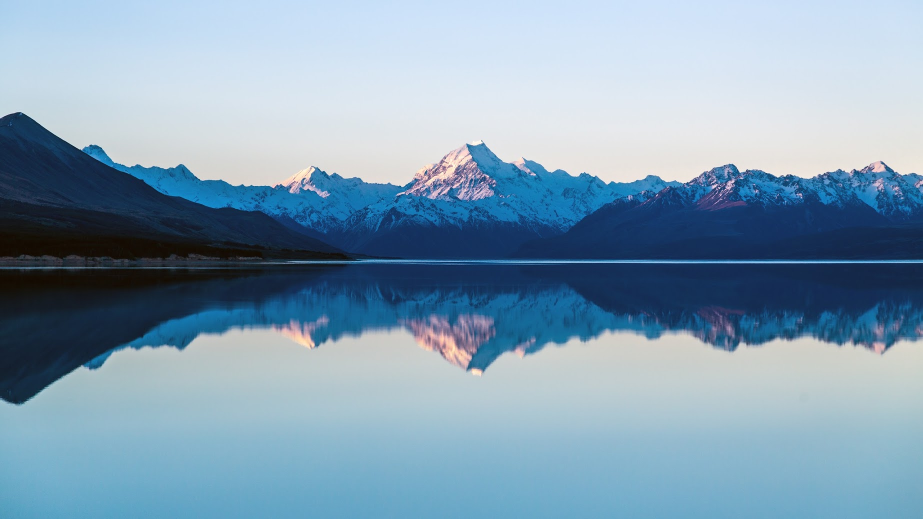
#> input picture image/a.jpg, 1845 x 1038 px (shown at 1/2 size)
$ python db_contours_max.py
#> lines starting #> are read from the running program, lines starting #| are printed output that depends on the picture; after the words box and inside, x2 and y2 are one past the last pixel; in counts of white or black regions, pixels touching at a corner belong together
import cv2
import numpy as np

img = cv2.imread("./image/a.jpg")
#> img is the input picture: shape (1038, 1845, 3); mean B, G, R 179.1, 158.3, 130.4
img = cv2.resize(img, (640,480))
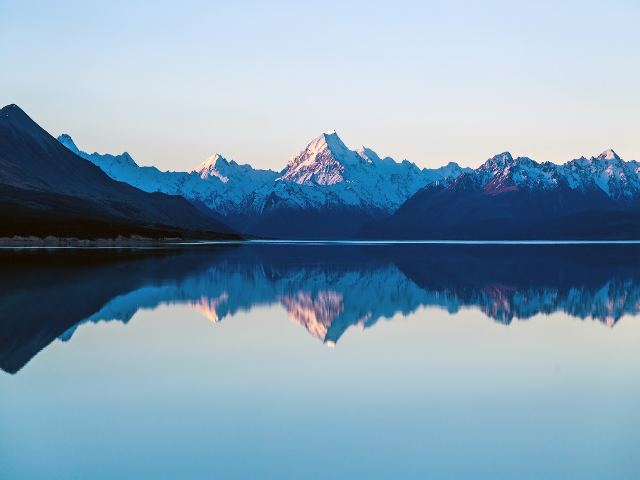
#> img: shape (480, 640, 3); mean B, G, R 179, 158.3, 130.4
img_gray = cv2.imread("./image/a.jpg", 0)
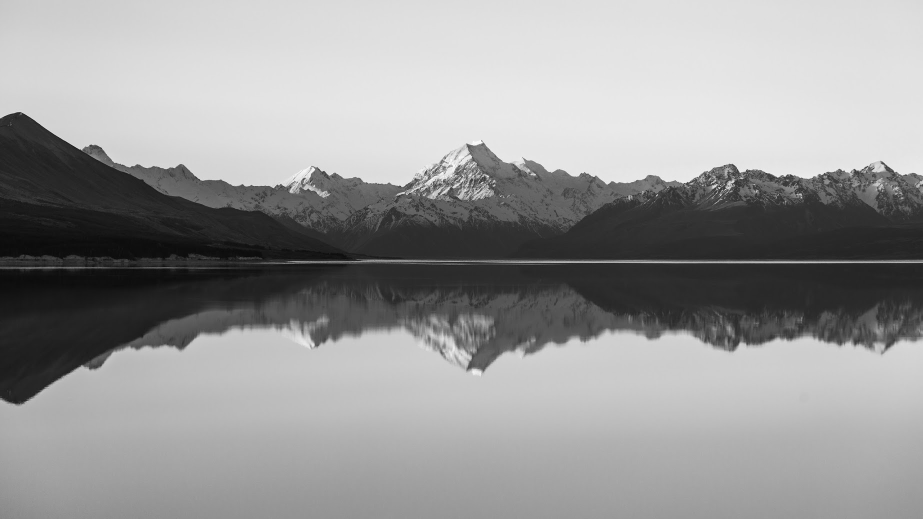
#> img_gray: shape (1038, 1845) (shown at 1/2 size); min 0, max 255, mean 152.3
img_gray = cv2.resize(img_gray, (640,480))
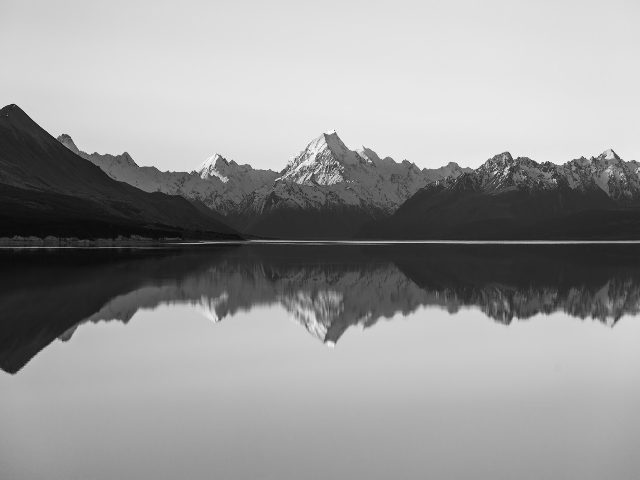
#> img_gray: shape (480, 640); min 9, max 251, mean 152.3
thresh, img1 = cv2.threshold(img_gray, 0, 255, cv2.THRESH_OTSU)
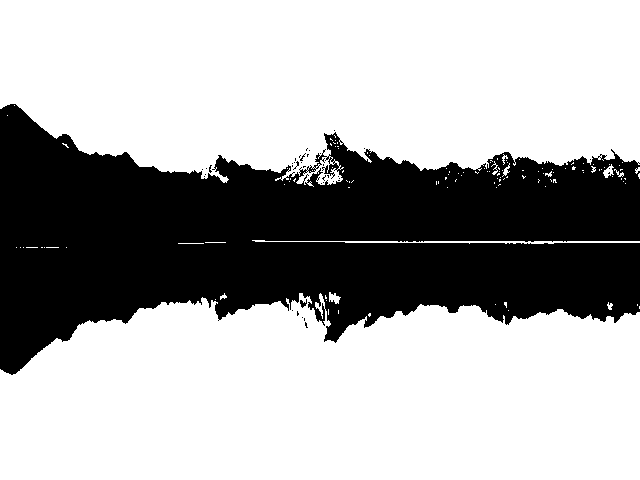
#> img1: shape (480, 640); 67.1% white; 39 black regions (37 under 20 px)
#> thresh = 127
cv2.imshow("anh binary", img1)

img_2 = img.copy()
img_3 = img.copy()
img_4 = img.copy()
img_5 = img.copy()

contours, hierarchy = cv2.findContours(img1, cv2.RETR_TREE, cv2.CHAIN_APPROX_SIMPLE)
#> contours = 226 contours, 215 with area under 20; largest, box (x1, y1, x2, y2) and area: (0, 293, 640, 480) 102694, (0, 0, 640, 187) 100562, (252, 240, 640, 244) 312, (323, 162, 340, 177) 122, (313, 152, 328, 169) 92

if len(contours) != 0:
    # Vẽ contour tìm đc lên hình gốc
    cv2.drawContours(img, contours, -1, 255, 3)

    #  tìm contour lớn nhất
    areas = [cv2.contourArea(c) for c in contours]
#> areas = 226 values, max 102694.5 at index 12, min 0 at index 1, mean 905.2
    max_index = np.argmax(areas)
#> max_index = 12
    min_index = np.argmin(areas)
#> min_index = 1
    cnt = contours[max_index]
#> cnt = contour of 614 points, box (x1, y1, x2, y2) (0, 293, 640, 480), area 102694
    # Vẽ hình bao quanh contours lớn nhất
    x, y, w, h = cv2.boundingRect(cnt)
#> x = 0; y = 293; w = 640; h = 187
    cv2.rectangle(img, (x, y), (x + w, y + h), (0, 0, 255), 2)
    cv2.drawContours(img, contours[max_index], -1, (0, 255, 255), 3)
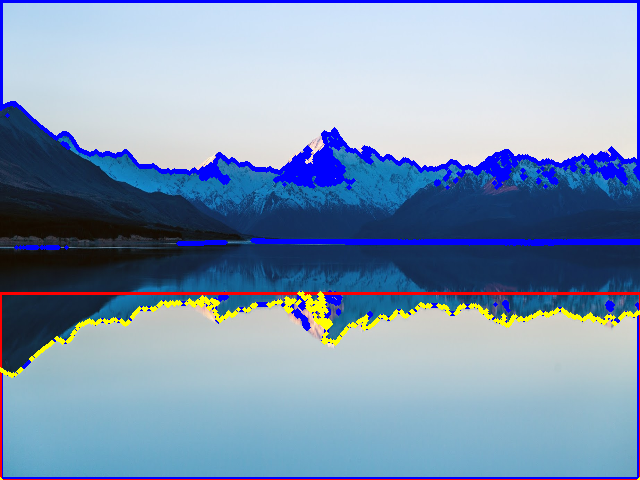
#> img: shape (480, 640, 3); mean B, G, R 179.4, 150.7, 127.6
    cv2.drawContours(img, contours[min_index], -1, (0, 255, 255), 3)
#> img: shape (480, 640, 3); under 0.01% of pixels changed, all inside (x1, y1, x2, y2) = (506, 308, 511, 313)

    mask = np.zeros(img.shape[:2],np.uint8)
    mask[y:y+h, x:x+w] = 255
    mask_img = cv2.bitwise_and(img1,img1,mask=mask)
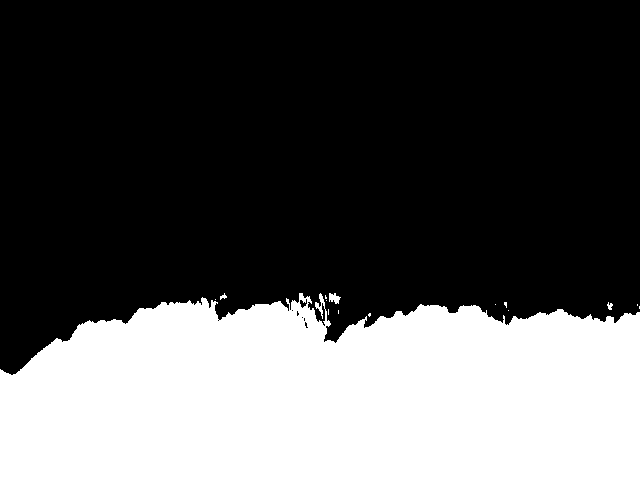
#> mask_img: shape (480, 640); 33.8% white; 15 white regions (11 under 20 px), largest, box (x1, y1, x2, y2) and area: (0, 293, 640, 480) 103599, (329, 293, 341, 304) 84, (607, 302, 613, 310) 29, (220, 293, 227, 300) 24
    # cv2.imshow()

    filter_img = cv2.blur(mask_img, (5,5))
    # cv2.imshow()
    thresh, filter_img2 = cv2.threshold(filter_img,150,255,cv2.THRESH_OTSU)
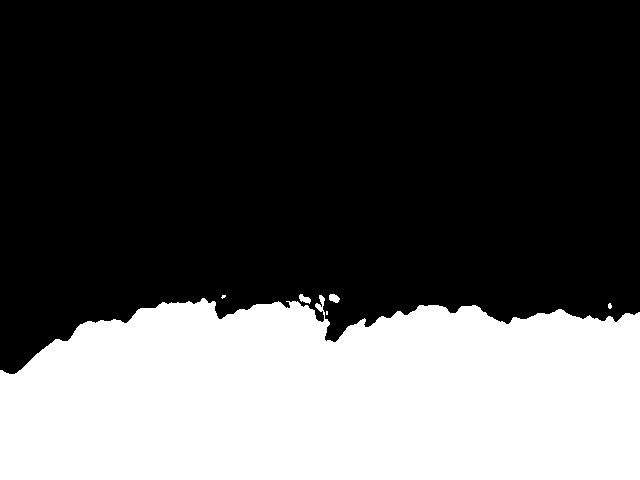
#> filter_img2: shape (480, 640); 33.8% white; 6 white regions (3 under 20 px), largest, box (x1, y1, x2, y2) and area: (0, 295, 640, 480) 103536, (329, 294, 340, 303) 72, (299, 294, 311, 304) 70
#> thresh = 122
    # cv2.imshow()


cv2.imshow("contours", img)
cv2.imshow("contours max", img_3)
cv2.imshow("contours min", img_4)


if cv2.waitKey(0) & 0xFF == 27:
#> (key Esc is pressed here)
    cv2.destroyAllWindows()
